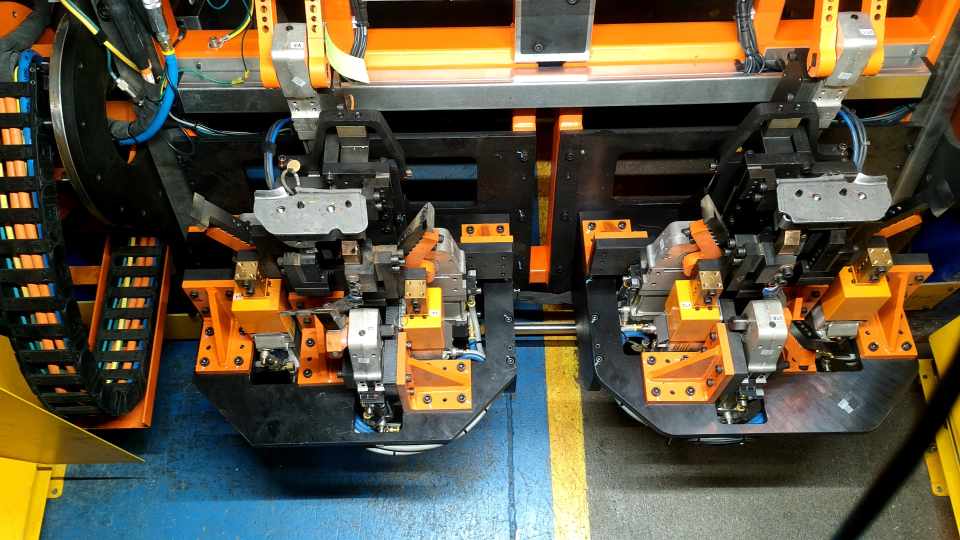
#> input picture Image-Masking/STANDARD.jpg, 1920 x 1080 px, found by its file name (shown at 1/2 size)
$ python src.py
#> lines starting #> are read from the running program, lines starting #| are printed output that depends on the picture; after the words box and inside, x2 and y2 are one past the last pixel; in counts of white or black regions, pixels touching at a corner belong together
import cv2 as cv
import numpy as np

img = cv.imread('Image-Masking\STANDARD.jpg')
#> img is the input picture: shape (1080, 1920, 3); mean B, G, R 65.3, 86, 94.4
no = cv.imread('Image-Masking\WIN_20230123_10_47_10_Pro.jpg')
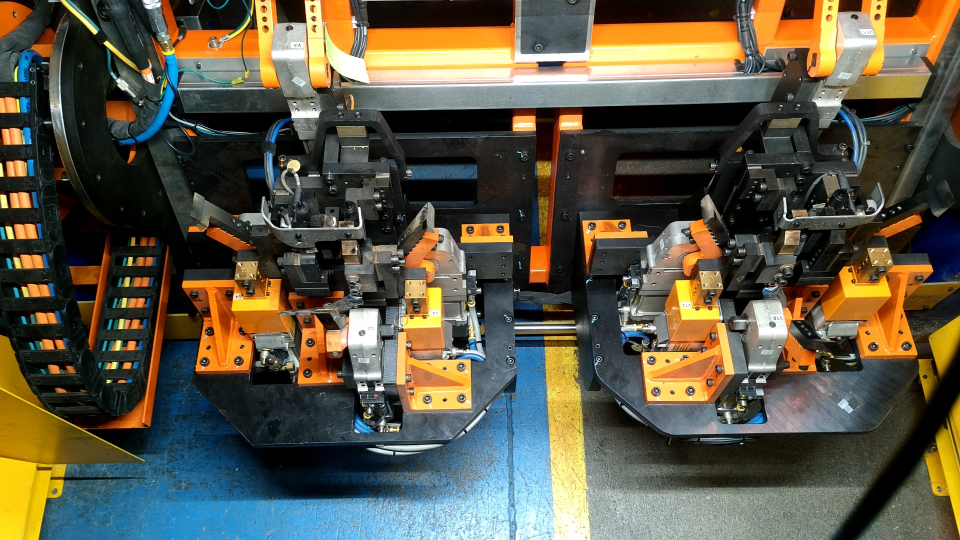
#> input picture Image-Masking/WIN_20230123_10_47_10_Pro.jpg, 1920 x 1080 px, found by its file name (shown at 1/2 size)
#> no is the input picture: shape (1080, 1920, 3); mean B, G, R 69.8, 88, 93.3
subtractOG = cv.cvtColor(img,cv.COLOR_BGR2GRAY) - cv.cvtColor(no,cv.COLOR_BGR2GRAY)
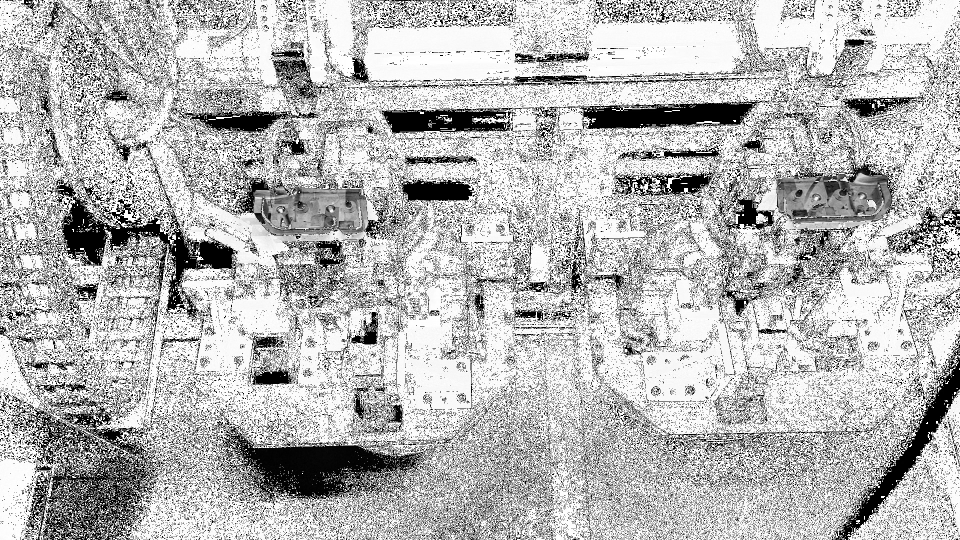
#> subtractOG: shape (1080, 1920) (shown at 1/2 size); min 0, max 255, mean 182.1
# subtractOG = cv.cvtColor(no,cv.COLOR_BGR2GRAY) - cv.cvtColor(img,cv.COLOR_BGR2GRAY)

alpha = 3 # Contrast control (rec 1-3)
beta = -300 # Brightness control (rec -300 <-> 300)
subtractOG = cv.convertScaleAbs(subtractOG, alpha=alpha, beta=beta)
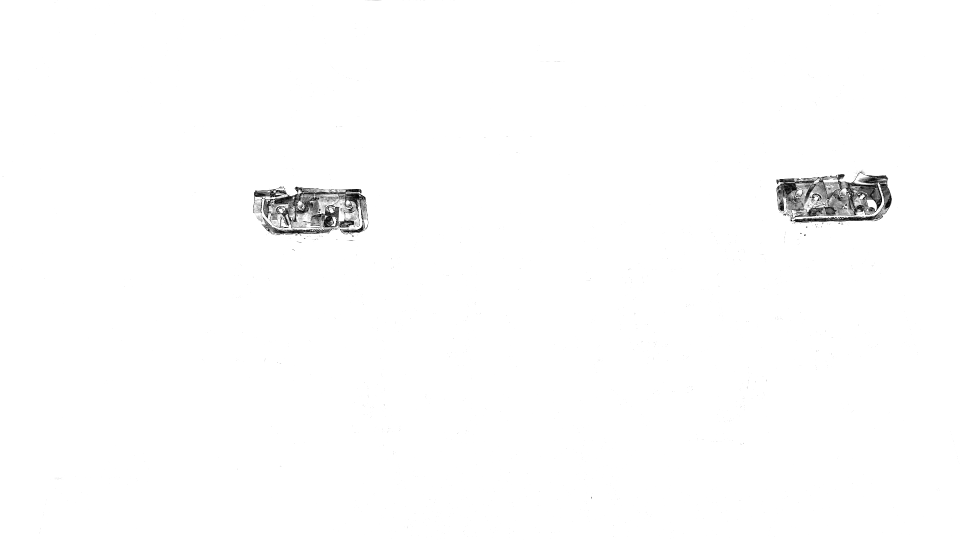
#> subtractOG: shape (1080, 1920) (shown at 1/2 size); min 0, max 255, mean 252.8
subtractOG = cv.fastNlMeansDenoising(subtractOG, None, 40, 7, 15)
subtractOG = cv.fastNlMeansDenoising(subtractOG, None, 40, 7, 15)
subtractOG = cv.bitwise_not(subtractOG)
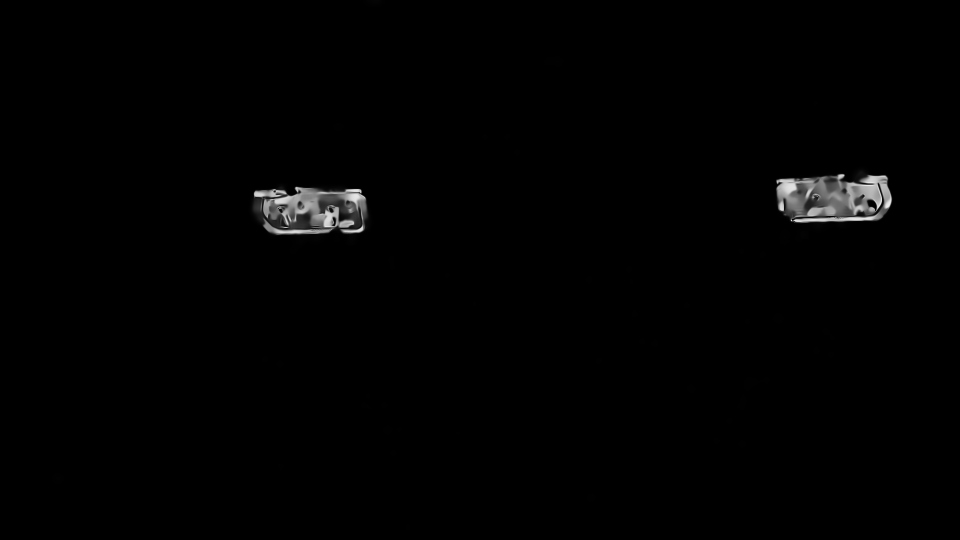
#> subtractOG: shape (1080, 1920) (shown at 1/2 size); min 0, max 239, mean 2.1
subtractOG[subtractOG < 10] = 0
#> subtractOG: shape (1080, 1920); 0.85% of pixels changed, all inside (x1, y1, x2, y2) = (104, 0, 1786, 1060)
subtractOG[subtractOG != 0] = 255
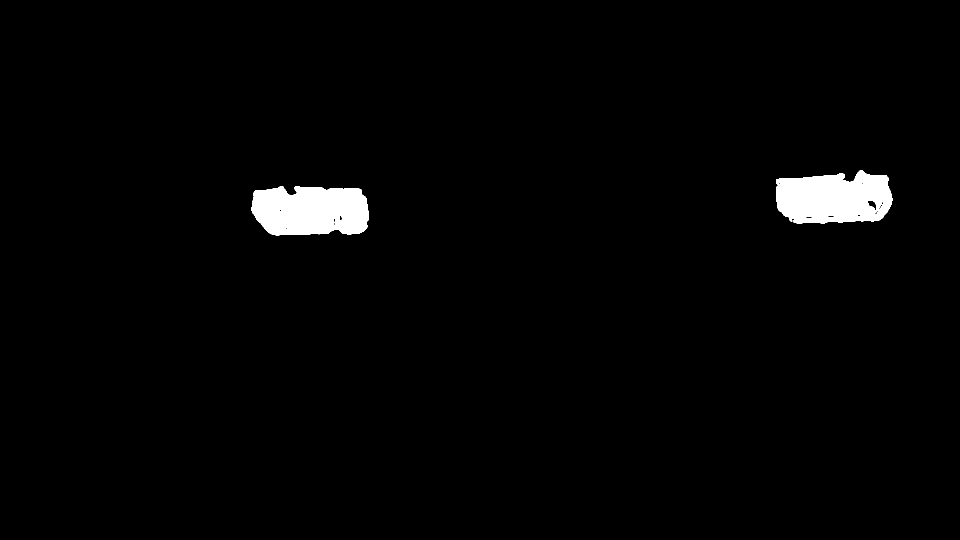
#> subtractOG: shape (1080, 1920) (shown at 1/2 size); 1.9% white; 3 white regions (1 under 20 px), largest, box (x1, y1, x2, y2) and area: (503, 372, 738, 471) 19647, (1552, 341, 1785, 447) 19634

th, im_th = cv.threshold(subtractOG,200,255,cv.THRESH_BINARY)
im_floodfill = im_th.copy()
h,w = im_th.shape[:2]
#> h = 1080; w = 1920
mask = np.zeros((h+2,w+2),np.uint8)
cv.floodFill(im_floodfill, mask,(0,0),(255,255,255))
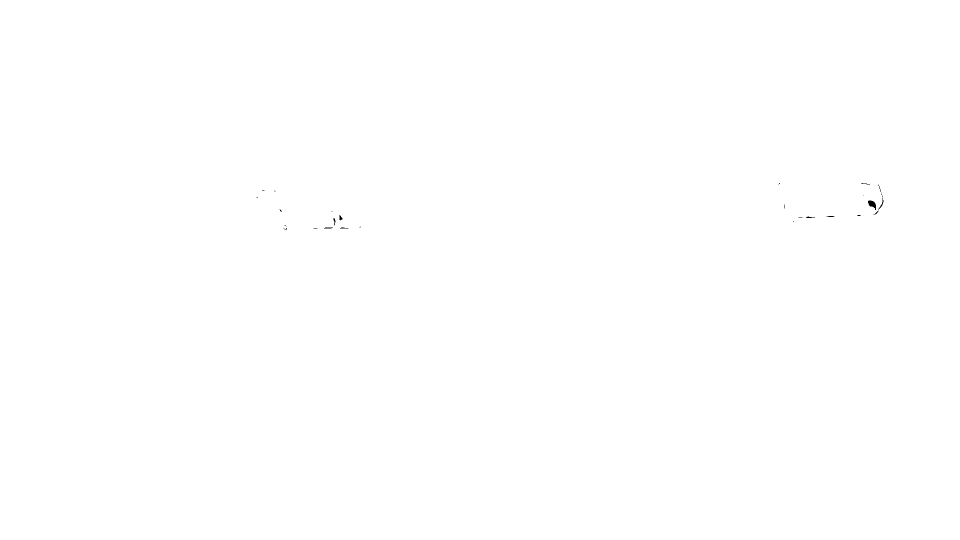
#> im_floodfill: shape (1080, 1920) (shown at 1/2 size); 100% white; 32 black regions (22 under 20 px), largest, box (x1, y1, x2, y2) and area: (1736, 401, 1752, 420) 173, (1756, 395, 1767, 420) 47, (679, 430, 685, 441) 41

im_floodfill = cv.bitwise_not(im_floodfill)
cv.imshow("Floodfill", im_floodfill)
subtractOG = subtractOG+im_floodfill
#> subtractOG: shape (1080, 1920); 1.9% white; 3 white regions (1 under 20 px), largest, box (x1, y1, x2, y2) and area: (1552, 341, 1785, 447) 20008, (503, 372, 738, 471) 19822

scale_percent = 70 # percent of original size
width = int(img.shape[1] * scale_percent / 100)
#> width = 1344
height = int(img.shape[0] * scale_percent / 100)
#> height = 756
dim = (width, height)
#> dim = (1344, 756)

# resize image
resized = cv.resize(subtractOG, dim, interpolation = cv.INTER_AREA)
cv.imshow("Resized image", resized)
cv.imwrite("subtractOG.jpg",subtractOG)
cv.waitKey(0)
